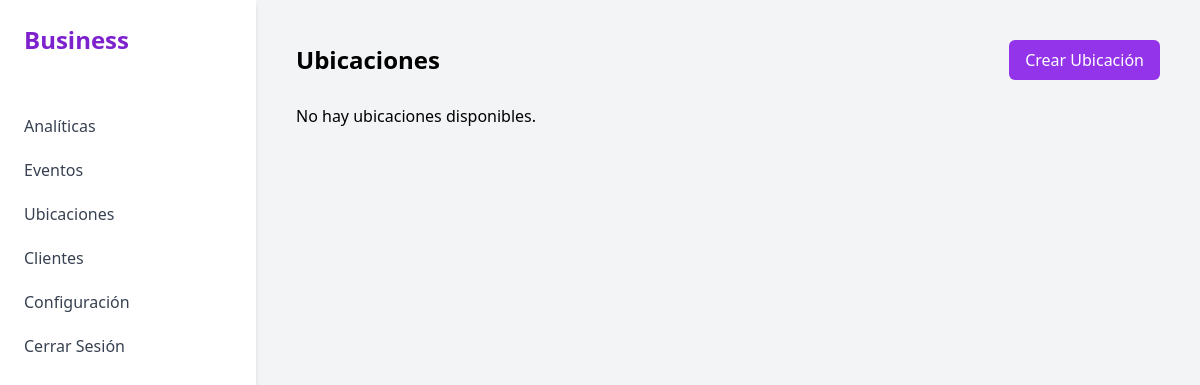
/events/locations/ (signed in), run on an earlier commit of the app's database.
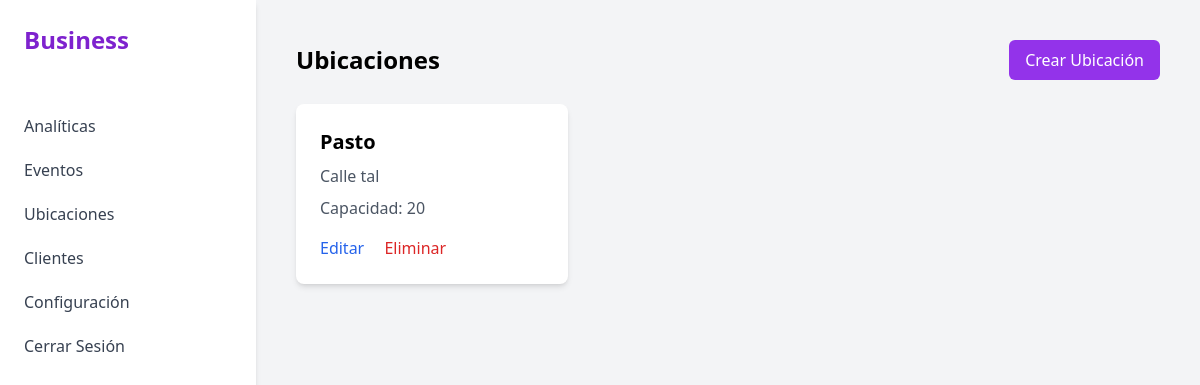
And on a later commit of the database.
### events/models.py (models this page shows, shortened)
class Location(models.Model):
    name = models.CharField(max_length=100)
    address = models.CharField(max_length=200)
    capacity = models.PositiveIntegerField()

### events/views.py (the view)
# urls.py: path('locations/', LocationListView.as_view(), name='location-list'),
class LocationListView(LoginRequiredMixin, OrganizerRequiredMixin, ListView):
    model = Location
    template_name = 'events/location_list.html'
    context_object_name = 'locations'

### events/views.py (called while the page is built)
    def test_func(self):
        return self.request.user.userprofile.role == 'organizer'

### templates/events/location_list.html (shortened to what this page needs)
{% extends 'base.html' %}
{% block content %}
<div class="flex justify-between items-center mb-6">
    <h1 class="text-2xl font-bold">Ubicaciones</h1>
    <a href="{% url 'events:location-create' %}" class="px-4 py-2 font-medium text-white bg-purple-600 rounded-md hover:bg-purple-700">Crear Ubicación</a>
</div>
<div class="grid grid-cols-1 gap-6 md:grid-cols-2 lg:grid-cols-3">
    {% for location in locations %}
        <div class="p-6 bg-white rounded-lg shadow-md">
            <h2 class="text-xl font-bold">{{ location.name }}</h2>
            <p class="mt-2 text-gray-600">{{ location.address }}</p>
            <p class="mt-2 text-gray-600">Capacidad: {{ location.capacity }}</p>
            <div class="mt-4">
                <a href="{% url 'events:location-update' location.pk %}" class="font-medium text-blue-600 hover:text-blue-500">Editar</a>
                <a href="{% url 'events:location-delete' location.pk %}" class="ml-4 font-medium text-red-600 hover:text-red-500">Eliminar</a>
            </div>
        </div>
    {% empty %}
        <p>No hay ubicaciones disponibles.</p>
    {% endfor %}
</div>
{% endblock %}

What changed in the data, as far as the page shows it:
added Location: name "Pasto", address "Calle tal", capacity "20"
Also different on the page:
text no longer shown: "No hay ubicaciones disponibles."
